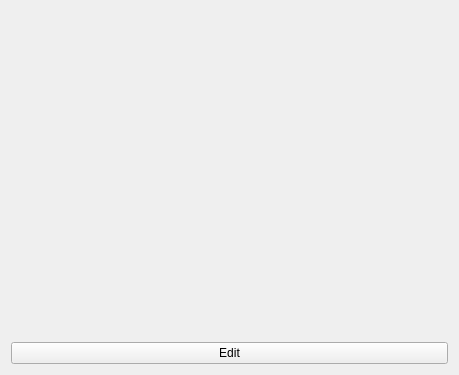
<?xml version="1.0" encoding="UTF-8"?>
<ui version="4.0">
 <class>GeneratorEditor</class>
 <widget class="QWidget" name="GeneratorEditor">
  <property name="geometry">
   <rect>
    <x>0</x>
    <y>0</y>
    <width>459</width>
    <height>375</height>
   </rect>
  </property>
  <property name="windowTitle">
   <string>Form</string>
  </property>
  <layout class="QGridLayout" name="gridLayout">
   <item row="0" column="0">
    <layout class="QVBoxLayout" name="verticalLayout">
     <item>
      <widget class="ParametrsListSelector" name="parametrSelectorwidget" native="true"/>
     </item>
     <item>
      <widget class="QPushButton" name="okPushButton">
       <property name="text">
        <string>Edit</string>
       </property>
      </widget>
     </item>
    </layout>
   </item>
  </layout>
 </widget>
 <customwidgets>
  <customwidget>
   <class>ParametrsListSelector</class>
   <extends>QWidget</extends>
   <header>parametrslistselector.h</header>
   <container>1</container>
  </customwidget>
 </customwidgets>
 <resources/>
 <connections/>
</ui>
